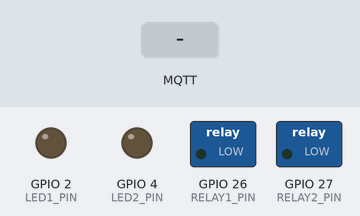
Simulated run of this sketch. Board: ESP32. Shown: switched loads named in the sketch (green lamp = pin HIGH), output pins drawn as LEDs (lit = HIGH). Inputs (shaded band) come from the test bench. WiFi joins after 1.5 s; servers stay silent unless stated; random numbers use the default seed unless the sketch sets one; no MQTT or app messages arrive unless stated; what the sketch prints to the serial monitor is not drawn.

Above: at 2.7 s.
2.8 s: MQTT message "ON" arrives on the first subscribed topic
At 4.0 s:
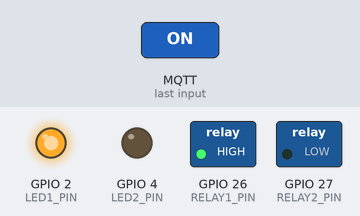
4.3 s: MQTT message "ON" arrives on the second subscribed topic
At 5.3 s:
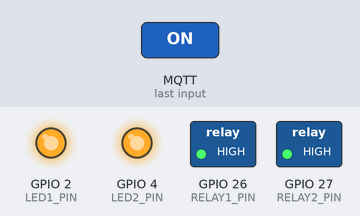
5.8 s: MQTT message "1" arrives on the first subscribed topic
At 6.4 s:
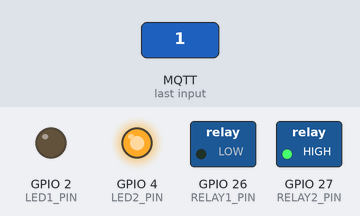
7.3 s: MQTT message "1" arrives on the second subscribed topic
At 7.6 s:
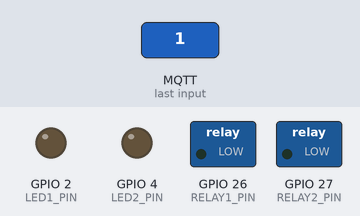
Timing chart, 0 to 9.8 s (numbered marks = the images above; inputs shaded):
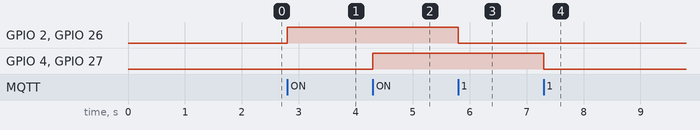

Measured:
- after the input at 2.8 s, GPIO 2 (LED1_PIN), GPIO 26 (RELAY1_PIN): LOW → HIGH at once
- after the input at 4.3 s, GPIO 4 (LED2_PIN), GPIO 27 (RELAY2_PIN): LOW → HIGH at once
- after the input at 5.8 s, GPIO 2 (LED1_PIN), GPIO 26 (RELAY1_PIN): HIGH → LOW at once
- after the input at 7.3 s, GPIO 4 (LED2_PIN), GPIO 27 (RELAY2_PIN): HIGH → LOW at once

The sketch:

esp32_relay_control.ino
```cpp
#include <WiFi.h>
#include <PubSubClient.h>

// WiFi credentials
const char* ssid = "vanhoa";
const char* password = "11111111";

// MQTT Broker settings
const char* mqtt_server = "192.168.137.241";  // Pi's IP address
const char* mqtt_username = "";  // Leave empty if no credentials
const char* mqtt_password = "";  // Leave empty if no credentials
const int mqtt_port = 1883;
const char* mqtt_topic_relay1 = "home/relay1";
const char* mqtt_topic_relay2 = "home/relay2";
const char* mqtt_status_relay1 = "home/relay1/status";
const char* mqtt_status_relay2 = "home/relay2/status";

// Pin configuration
const int RELAY1_PIN = 26;  // GPIO26
const int RELAY2_PIN = 27;  // GPIO27
const int LED1_PIN = 2;     // Built-in LED
const int LED2_PIN = 4;     // External LED

// State tracking
bool relay1_state = false;
bool relay2_state = false;

WiFiClient espClient;
PubSubClient client(espClient);

void setup_wifi() {
  delay(10);
  Serial.println("Kết nối WiFi...");
  WiFi.begin(ssid, password);

  while (WiFi.status() != WL_CONNECTED) {
    delay(500);
    Serial.print(".");
  }

  Serial.println("");
  Serial.println("Đã kết nối WiFi");
  Serial.println("IP: ");
  Serial.println(WiFi.localIP());
}

// Update relay state and publish status
void updateRelay(int pin, int led_pin, bool &state, const char* status_topic, bool newState) {
  state = newState;
  digitalWrite(pin, state ? HIGH : LOW);
  digitalWrite(led_pin, state ? HIGH : LOW);
  client.publish(status_topic, state ? "ON" : "OFF", true);
  Serial.print("Cập nhật trạng thái: ");
  Serial.print(status_topic);
  Serial.println(state ? " -> ON" : " -> OFF");
}

void callback(char* topic, byte* payload, unsigned int length) {
  String message = "";
  for (int i = 0; i < length; i++) {
    message += (char)payload[i];
  }

  bool newState = (message == "ON");

  if (String(topic) == mqtt_topic_relay1) {
    updateRelay(RELAY1_PIN, LED1_PIN, relay1_state, mqtt_status_relay1, newState);
  }
  else if (String(topic) == mqtt_topic_relay2) {
    updateRelay(RELAY2_PIN, LED2_PIN, relay2_state, mqtt_status_relay2, newState);
  }
}

void reconnect() {
  while (!client.connected()) {
    Serial.print("Kết nối MQTT...");
    String clientId = "ESP32Client-";
    clientId += String(random(0xffff), HEX);

    if (client.connect(clientId.c_str(), mqtt_username, mqtt_password)) {
      Serial.println("thành công");

      // Subscribe to control topics
      client.subscribe(mqtt_topic_relay1);
      client.subscribe(mqtt_topic_relay2);

      // Publish initial states
      client.publish(mqtt_status_relay1, relay1_state ? "ON" : "OFF", true);
      client.publish(mqtt_status_relay2, relay2_state ? "ON" : "OFF", true);
    } else {
      Serial.print("thất bại, lỗi = ");
      Serial.print(client.state());
      Serial.println(" thử lại sau 5 giây");
      delay(5000);
    }
  }
}

void setup() {
  Serial.begin(115200);

  // Initialize pins
  pinMode(RELAY1_PIN, OUTPUT);
  pinMode(RELAY2_PIN, OUTPUT);
  pinMode(LED1_PIN, OUTPUT);
  pinMode(LED2_PIN, OUTPUT);

  // Set initial states
  digitalWrite(RELAY1_PIN, LOW);
  digitalWrite(RELAY2_PIN, LOW);
  digitalWrite(LED1_PIN, LOW);
  digitalWrite(LED2_PIN, LOW);

  setup_wifi();
  client.setServer(mqtt_server, mqtt_port);
  client.setCallback(callback);
}

void loop() {
  if (!client.connected()) {
    reconnect();
  }
  client.loop();

  // Visual feedback through built-in LED
  if (WiFi.status() != WL_CONNECTED) {
    digitalWrite(LED1_PIN, HIGH);   // LED sáng khi mất kết nối WiFi
    delay(100);
    digitalWrite(LED1_PIN, LOW);
    delay(100);
  }
}
```
